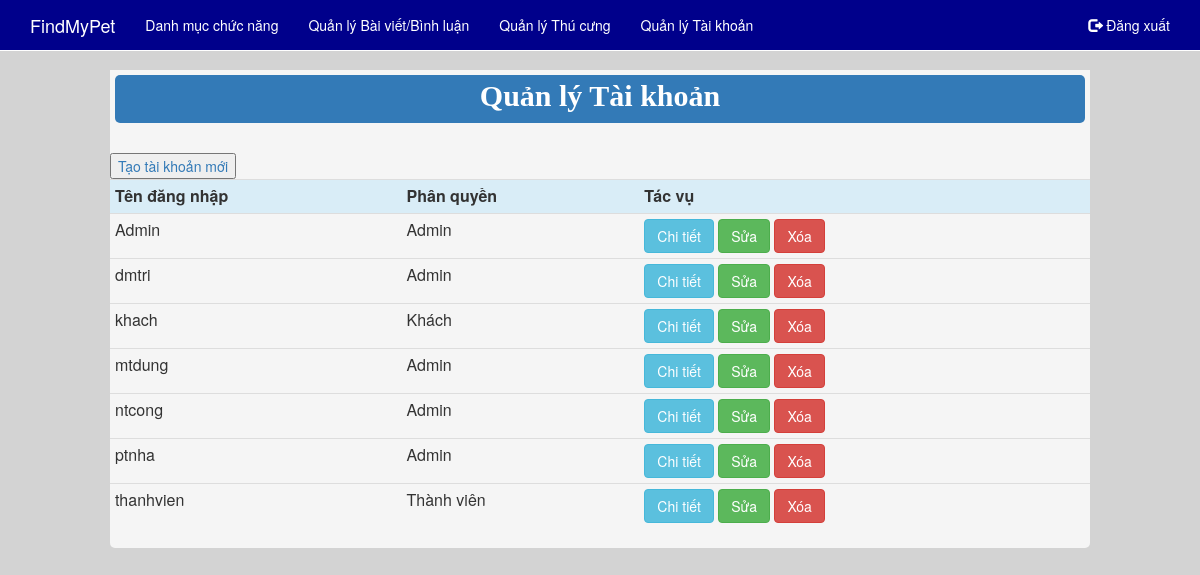
The page /Admin/QLTaiKhoan.php (signed in) on the database its author committed.
### tables this page shows
CREATE TABLE IF NOT EXISTS `user` (
  `TenDN` varchar(55) NOT NULL,
  `MatKhau` varchar(55) NOT NULL,
  `MaPhanQuyen` int(11) NOT NULL,
  `Email` varchar(50) NOT NULL,
  `NgaySinh` date NOT NULL,
  `GioiTinh` tinyint(1) NOT NULL,
  `DiaChi` varchar(200) NOT NULL,
  `SoDienThoai` varchar(20) NOT NULL
);

CREATE TABLE IF NOT EXISTS `phanquyen` (
  `MaPhanQuyen` int(11) NOT NULL,
  `MoTa` text NOT NULL
);

### Admin/QLTaiKhoan.php (the view, shortened to what this page needs)
<html>
<head>
    <link href="../Bootstrap/css/bootstrap.min.css" rel="stylesheet">
    <link href="../css/menu.css" rel="stylesheet">
    <link rel="stylesheet" type="text/css" href="../css/style.css" media="screen" />
</head>
<body style="background-color: lightgrey;min-height:100%;">
	<?php
        include("menu_Admin.php");
    ?>
<div class="container" style="background-color: whitesmoke;width:980px; border-radius: 5px;">
	<div class="row" style="background-color: whitesmoke;padding-top: 5px;">
    	<p class="bg-primary" style="margin-right: 5px;margin-left: 5px;font-size: 30px;color:white;font-family: tahoma;text-align: center;border-radius:5px;padding-bottom: 5px;"> <b>Quản lý Tài khoản</b> </p>
    </div>
    <div class="row">
        <br/>
        <a href="TaiKhoan_Ad_Tao.php"><input type="button" value="Tạo tài khoản mới"/></a>
        <table class="table table-condensed">
        <tr>
            <th class="info">Tên đăng nhập</th>
            <th class="info">Phân quyền</th>
            <th class="info">Tác vụ</th>
        </tr>
        <?php
            $conn = ConnectDB::connect();
            $sql = "SELECT TenDN, MoTa FROM User AS A INNER JOIN PhanQuyen AS B ON A.MaPhanQuyen = B.MaPhanQuyen  ORDER BY TenDN ASC";
            $result = mysqli_query($conn, $sql);
            if($result->num_rows > 0)
            {
                while($row = $result->fetch_assoc())
                {
                    echo "<tr>";
                        echo "<td>" . $row['TenDN'] . "</td>";
                        echo "<td>" . $row['MoTa'] . "</td>";
                        echo "<td>
                            <a href='TaiKhoan_Xem.php?TenDN=".$row['TenDN']."'><input type='button' value='Chi tiết' class='btn btn-info'/></a>
                            <a href='TaiKhoan_Sua.php?TenDN=".$row['TenDN']."'><input type='button' value='Sửa' class='btn btn-success'/></a>
                            <a href='TaiKhoan_Xoa.php?TenDN=".$row['TenDN']."'> <input type='button' value='Xóa' class='btn btn-danger'/> </a>
                            </td>";
                    echo "</tr>";
                }
            }
        ?>
		</table>
    </div>
</div>
</body>
</html>

### Admin/menu_Admin.php (shortened to what this page needs)
<!DOCTYPE HTML PUBLIC "-//W3C//DTD HTML 4.01 Transitional//EN" "http://www.w3.org/TR/html4/loose.dtd">
<html>
<head>
    <link href="../Bootstrap/css/bootstrap.min.css" rel="stylesheet">
    <link href="../css/menu.css" rel="stylesheet">
    <link rel="stylesheet" type="text/css" href="../css/style.css" media="screen" />
</head>
<body>
	<nav class="navbar navbar-default navbar-fixed-top" role="navigation" style="background-color:#00008B;">
		<div class="container" >
			<div class="navbar-header">
				<a class="navbar-brand" href="../index.php">FindMyPet</a>
			</div>
			<div id="navbar" class="navbar-collapse collapse" aria-expanded="false" style="height: 1px;  ">
				<ul class="nav navbar-nav">
                    <li class="active"><a href="DMChucNang.php">Danh mục chức năng </a></li>
					<li class="active"><a href="QLBaiViet.php">Quản lý Bài viết/Bình luận</a></li>
					<li class="active"><a href="QLThuCung.php">Quản lý Thú cưng</a></li>
					<li class="active"><a href="QLTaiKhoan.php">Quản lý Tài khoản</a></li>
				</ul>
				<ul class="nav navbar-nav navbar-right">
					<li class="active"><a href="../PHP/Logout.php"><span class="glyphicon glyphicon-log-out"></span> Đăng xuất</a></li>
      			</ul>
			</div>
		</div>
	</nav>
</body>
</html>

### css/menu.css (style rules this page uses)
.navbar-default { background-color: rgba(0, 0, 0, 0.8); border-color: white; }
.navbar-default .navbar-brand { color: white; }
.navbar-default .navbar-nav > .active > a { color: white; background-color: #00008B; }
.navbar-default .navbar-nav > li > a { color:white; }

### rows shown on the page
user: TenDN "Admin", MaPhanQuyen.MoTa "Admin"
user: TenDN "dmtri", MaPhanQuyen.MoTa "Admin"
user: TenDN "khach", MaPhanQuyen.MoTa "Khách"
user: TenDN "mtdung", MaPhanQuyen.MoTa "Admin"
user: TenDN "ntcong", MaPhanQuyen.MoTa "Admin"
user: TenDN "ptnha", MaPhanQuyen.MoTa "Admin"
user: TenDN "thanhvien", MaPhanQuyen.MoTa "Thành viên"
